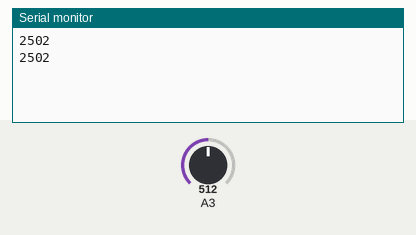
Simulated run of this sketch. Board: Arduino Uno, built with avr-gcc and run on an emulated ATmega328P. Parts: the last lines printed to the serial monitor. Inputs (shaded band) come from the test bench; at power-on: A3 = 512.

Above: at 1.8 s.
1.9 s: A3 set to 716
At 2.8 s:
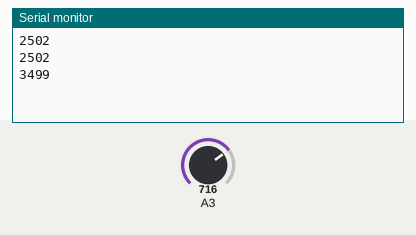
3.4 s: A3 set to 900
At 4.8 s:
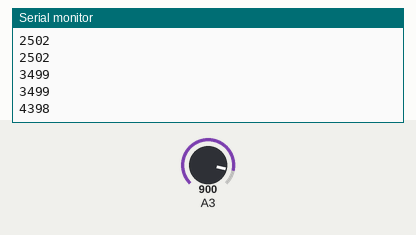
Timing chart, 0 to 6.4 s (numbered marks = the images above; inputs shaded):
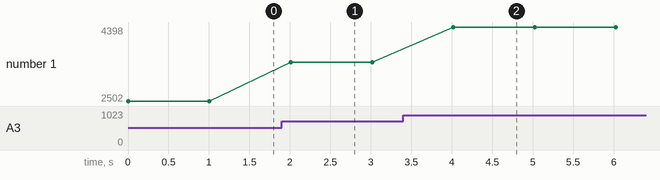

Measured:
- after the input at 1.9 s, the serial monitor: prints a new line after 0.11 s (image 1)
- after the input at 3.4 s, the serial monitor: prints a new line after 0.62 s (image 2)
- plotted number 1: 2502 → 3499 after the input at 1.9 s, 3499 → 4398 after the input at 3.4 s

The sketch:

Lab3_4_Komarovskis.ino
```cpp
#include <SoftwareSerial.h>

SoftwareSerial mySer(3,4); // RX,TX

// Arduino UNO ADC resolution = 10bit (1023)

int temp;

void setup() {
  Serial.begin(9600);
  mySer.begin(9600);
  pinMode(A3, INPUT);
}

float analogConvert(int analog_pin);

void loop() {
  temp = analogConvert(A3) * 1000;
  Serial.println(temp);
  mySer.print(temp);
  delay(1000);

}

float analogConvert(int analog_pin){
  return analogRead(analog_pin)/1023.0 * 5.0;
}
```
